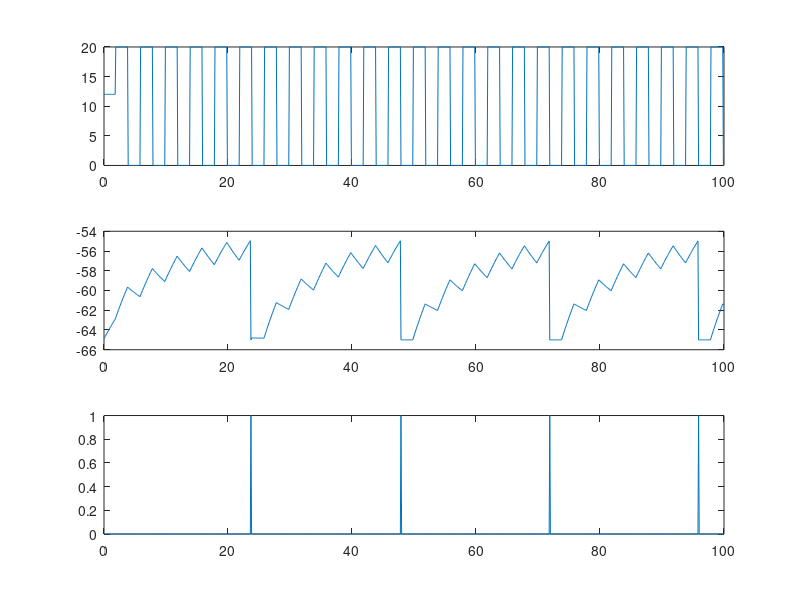

MATLAB code for this plot:
clear; clf; hold on;
dt=0.2; tend=5;

dt=0.1; % integration time step [ms]
tau=10; % time constant [ms]
E_L=-65; % resting potential [mV]
theta=-55; % firing threshold [mV]
RI_ext=12; % constant external input [mA Ohm]

period = 20;
  
t_plot = 0:dt:100;
v_rec = zeros(1, size(t_plot,2));
t_rec = zeros(1, size(t_plot,2));
s_rec = zeros(1, size(t_plot,2));
RI_rec =zeros(1, size(t_plot,2)); 

t_step=0; v=E_L;
rect = 0;

% create a rect train
for t=0:dt:100 %ms : create a spike input
    t_step=t_step+1;
    s=v>theta;

    if (mod(t_step, period) == 0)
        
        if (rect == 0)
            rect = 1;
            RI_ext = 20;
        else
            rect = 0;
            RI_ext = 0;
        end
        
    end

    v=s*E_L+(1-s)*(v-dt/tau*((v-E_L)-RI_ext));
    RI_rec(t_step) = RI_ext;
    v_rec(t_step)=v;
    t_rec(t_step)=t;
    s_rec(t_step)=s;
end

subplot(3,1,1);
plot(t_plot, RI_rec)
subplot(3,1,2);
plot(t_plot, v_rec)
subplot(3,1,3);
plot(t_plot, s_rec)
